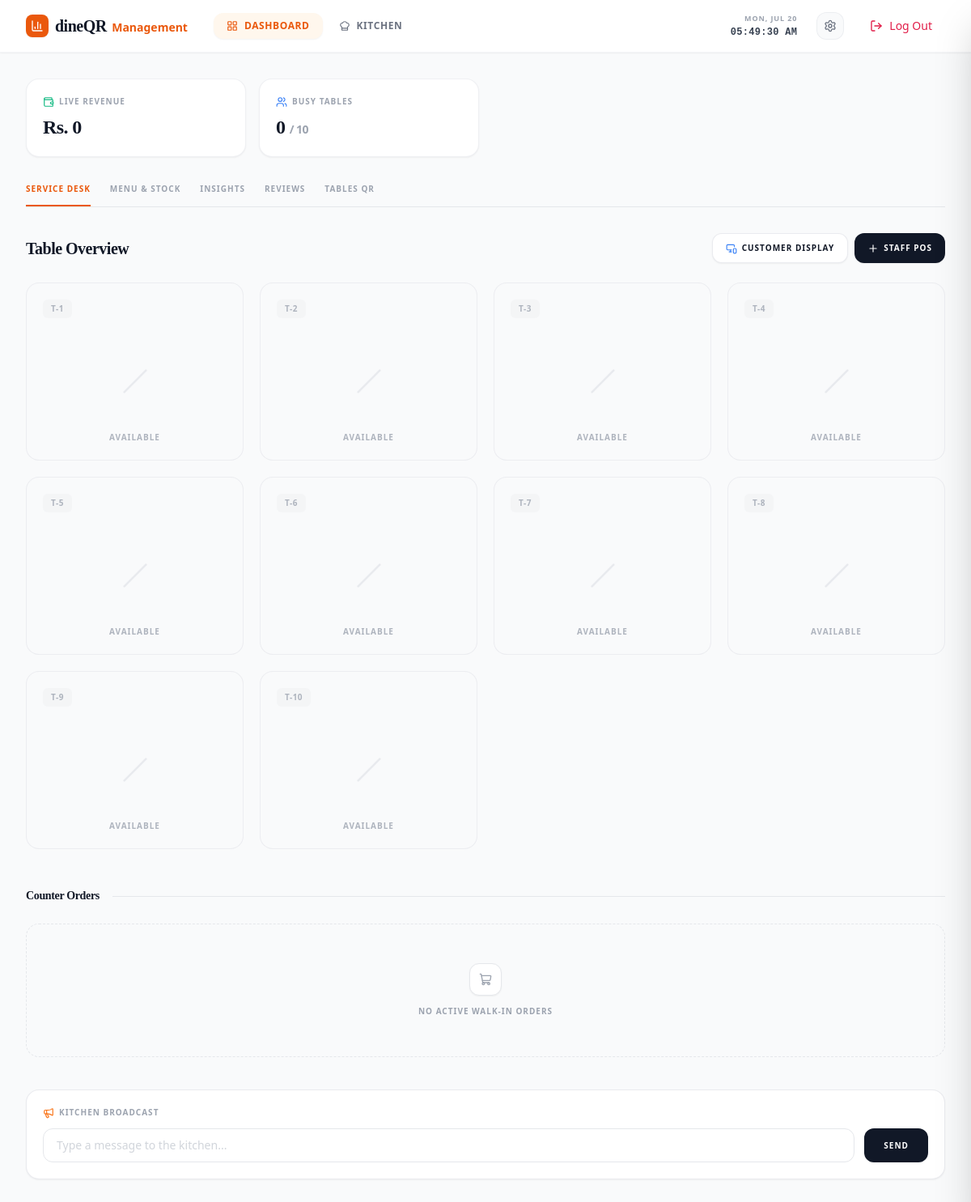
The app's page /management/ (signed in), older data.
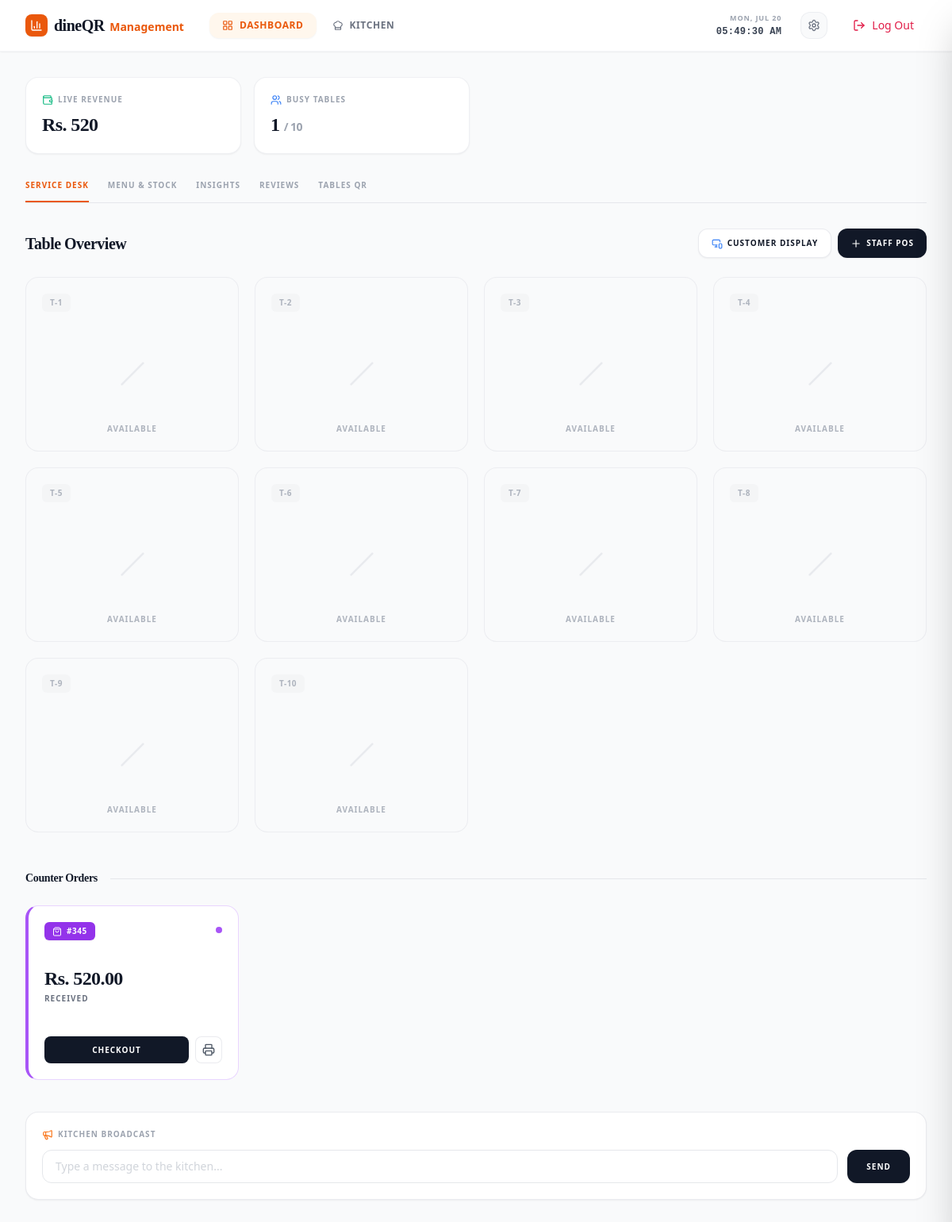
The same page, newer data.
### orders/models.py (models this page shows, shortened)
class Order(models.Model):
    id: int
    STATUS_CHOICES = [
        ("received", "Received"),
        ("preparing", "Preparing"),
        ("ready", "Ready"),
        ("completed", "Completed"),
        ("canceled", "Canceled"),
    ]
    table_number = models.IntegerField()
    status = models.CharField(max_length=20, choices=STATUS_CHOICES, default="received")
    total_price = models.DecimalField(max_digits=10, decimal_places=2, default=0.00)  # type: ignore
    is_paid = models.BooleanField(default=False)
    paid_at = models.DateTimeField(null=True, blank=True)
    paid_amount = models.DecimalField(max_digits=10, decimal_places=2, default=0.00)
    created_at = models.DateTimeField(auto_now_add=True)

### orders/views.py (the view, shortened to what this page needs)
# urls.py: path("management/", views.management_dashboard, name="management_dashboard"),
@user_passes_test(is_staff)
@login_required
def management_dashboard(request):
    is_management = (
        request.user.is_superuser
        or request.user.groups.filter(name__iexact='Management').exists()
        or request.user.username.lower() == 'management'
    )
    if not is_management:
        messages.error(request, "You do not have authorization to view the Management Dashboard.")
        return redirect('kitchen_dashboard')
    current_tab = request.GET.get("tab", "tables")
    sentiment_filter = request.GET.get("sentiment", "all")
    all_active_orders = Order.objects.exclude(status="completed")
    total_live_revenue = (
        all_active_orders.aggregate(Sum("total_price"))["total_price__sum"] or 0
    )
    busy_tables_count = all_active_orders.values("table_number").distinct().count()
    table_data = []
    insights_data = {}
    recent_reviews = []
    context = {}
    if current_tab in ["tables", "qr"]:
        walkin_orders = Order.objects.filter(table_number=0).exclude(status="completed").order_by('-created_at')
        for i in range(1, 11):
            active_orders = Order.objects.filter(table_number=i).exclude(status="completed")
            if active_orders.exists():
                total_bill = (
                    active_orders.aggregate(Sum("total_price"))["total_price__sum"] or 0
                )
                statuses = [o.status for o in active_orders]
                display_status = (
                    "ready"
                    if "ready" in statuses
                    else ("preparing" if "preparing" in statuses else "received")
                )
                table_data.append(
                    {
                        "number": i,
                        "status": display_status,
                        "total": total_bill,
                        "has_orders": True,
                    }
                )
            else:
                table_data.append(
                    {"number": i, "status": "empty", "total": 0, "has_orders": False}
                )
        context.update({"walkin_orders": walkin_orders})
    elif current_tab == "reviews":
        recent_reviews = Review.objects.all().order_by("-created_at")
        if sentiment_filter in ["positive", "neutral", "negative"]:
            recent_reviews = recent_reviews.filter(sentiment=sentiment_filter)
        recent_reviews = recent_reviews[:20]
    categories = Category.objects.prefetch_related("items").all()
    context.update(
        {
            "tables": table_data,
            "categories": categories,
            "current_tab": current_tab,
            "total_live_revenue": total_live_revenue,
            "busy_tables_count": busy_tables_count,
            "insights": insights_data,
            "recent_reviews": recent_reviews,
            "current_sentiment": sentiment_filter,
        }
    )
    return render(request, "orders/management_dashboard.html", context)

### orders/views.py (called while the page is built)
def is_staff(user):
    return (
        user.is_superuser
        or user.groups.filter(name__iexact="Staff").exists()
        or user.groups.filter(name__iexact="Management").exists()
        or user.groups.filter(name__iexact="Kitchen").exists()
        or user.username.lower() in ['kitchen', 'management']
    )

### templates/orders/management_dashboard.html (shortened to what the changed rows need)
{% load static %}
<!DOCTYPE html>
<html lang="en" class="scroll-smooth">
<head>
    <script src="https://cdn.tailwindcss.com"></script>
</head>
<body class="bg-gray-50 text-gray-900 font-sans antialiased min-h-screen">
    <main class="max-w-7xl mx-auto px-4 sm:px-6 lg:px-8 py-6 md:py-8">
        <div class="grid grid-cols-2 md:grid-cols-4 gap-4 mb-8">
            <div class="bg-white p-5 rounded-2xl border border-gray-200/60 shadow-sm flex flex-col justify-between">
                <p class="text-[10px] font-bold text-gray-400 uppercase mb-2 tracking-widest flex items-center gap-1.5"><i data-lucide="wallet" class="w-3.5 h-3.5 text-emerald-500"></i> Live Revenue</p>
                <p class="text-2xl font-serif font-bold text-gray-900 tracking-tight">Rs. {{ total_live_revenue|default:"0" }}</p>
            </div>
            <div class="bg-white p-5 rounded-2xl border border-gray-200/60 shadow-sm flex flex-col justify-between">
                <p class="text-[10px] font-bold text-gray-400 uppercase mb-2 tracking-widest flex items-center gap-1.5"><i data-lucide="users" class="w-3.5 h-3.5 text-blue-500"></i> Busy Tables</p>
                <p class="text-2xl font-serif font-bold text-gray-900 tracking-tight">{{ busy_tables_count|default:"0" }} <span class="text-sm font-sans text-gray-400">/ 10</span></p>
            </div>
        </div>
        {% if current_tab == 'tables' %}
            <div class="flex flex-col md:flex-row md:justify-between md:items-center mb-6 gap-4 animate-in fade-in duration-500">
                <h2 class="text-xl font-serif font-bold text-gray-900 tracking-tight">Table Overview</h2>
            </div>
            <div class="grid grid-cols-1 sm:grid-cols-2 lg:grid-cols-4 xl:grid-cols-5 gap-5 animate-in fade-in duration-500">
                {% for table in tables %}
                <div onclick="openTableDrawer({{ table.number }})" class="rounded-2xl p-5 border transition-all flex flex-col justify-between min-h-[220px] relative overflow-hidden cursor-pointer hover:shadow-md
                    {% if table.status == 'empty' %} bg-gray-50/50 border-gray-200/80 opacity-80 hover:border-gray-300
                    {% elif table.status == 'received' %} bg-white border-amber-200 border-l-4 border-l-amber-500
                    {% elif table.status == 'preparing' %} bg-white border-blue-200 border-l-4 border-l-blue-500
                    {% elif table.status == 'ready' %} bg-emerald-50/30 border-emerald-200 border-l-4 border-l-emerald-500 shadow-sm
                    {% endif %}">
                    <div class="flex justify-between items-start z-10 mb-4">
                        <span class="text-[10px] font-bold px-2.5 py-1 rounded-md uppercase tracking-wider
                            {% if table.status == 'empty' %} bg-gray-100 text-gray-400
                            {% elif table.status == 'received' %} bg-amber-50 text-amber-700 border border-amber-100
                            {% elif table.status == 'preparing' %} bg-blue-50 text-blue-700 border border-blue-100
                            {% elif table.status == 'ready' %} bg-emerald-50 text-emerald-700 border border-emerald-100
                            {% endif %}">
                            T-{{ table.number }}
                        </span>
                    </div>
                    {% if table.has_orders %}
                        <div class="mb-5 z-10 flex-grow flex flex-col justify-center">
                            <p class="text-2xl font-serif font-bold text-gray-900 tracking-tight leading-none">Rs. {{ table.total }}</p>
                            <p class="text-[10px] font-bold uppercase text-gray-500 mt-1.5 tracking-widest">{{ table.status }}</p>
                        </div>
                        <div class="flex flex-col gap-2 z-10">
                            <div class="flex gap-2">
                                <a href="{% url 'cart_detail' %}?table={{ table.number }}" onclick="event.stopPropagation();"
                                    class="w-full py-2 bg-gray-900 text-white text-[10px] font-bold rounded-lg shadow-sm hover:bg-gray-800 transition-all flex items-center justify-center gap-1.5 tracking-widest uppercase">
                                    <i data-lucide="calculator" class="w-3 h-3"></i> Bill
                                </a>
                                <a href="{% url 'table_bill' table.number %}" target="_blank" onclick="event.stopPropagation();"
                                    class="p-2 bg-white border border-gray-200/80 text-gray-600 rounded-lg hover:bg-gray-50 transition-all flex items-center justify-center" title="Print Bill">
                                    <i data-lucide="printer" class="w-4 h-4"></i>
                                </a>
                            </div>
                            <form action="{% url 'mark_table_paid' table.number %}" method="POST" class="w-full">
                                {% csrf_token %}
                                <button class="w-full py-2 bg-white border border-gray-200/80 text-gray-900 text-[9px] font-bold rounded-lg hover:bg-gray-50 transition-all tracking-widest uppercase">Clear Table</button>
                            </form>
                        </div>
                    {% else %}
                        <div class="flex-grow flex items-center justify-center">
                            <i data-lucide="slash" class="w-8 h-8 text-gray-200"></i>
                        </div>
                        <p class="text-center text-[10px] font-bold text-gray-400 uppercase tracking-widest">Available</p>
                    {% endif %}
                </div>
                {% endfor %}
            </div>
            <div class="mt-12 mb-6 flex items-center gap-4 animate-in fade-in duration-500">
                <h2 class="text-sm font-serif font-bold text-gray-900 tracking-tight">Counter Orders</h2>
            </div>
            <div class="grid grid-cols-1 sm:grid-cols-2 lg:grid-cols-4 xl:grid-cols-5 gap-5 animate-in fade-in duration-500">
                {% for order in walkin_orders %}
                <div onclick="openOrderDrawer({{ order.id }})" class="rounded-2xl p-5 border transition-all flex flex-col justify-between min-h-[220px] relative overflow-hidden cursor-pointer hover:shadow-md bg-white
                    {% if order.status == 'received' %} border-purple-200 border-l-4 border-l-purple-500
                    {% elif order.status == 'preparing' %} border-blue-200 border-l-4 border-l-blue-500
                    {% elif order.status == 'ready' %} border-emerald-200 border-l-4 border-l-emerald-500 shadow-sm bg-emerald-50/30
                    {% else %} border-gray-200/80 hover:border-gray-300 {% endif %}">
                    <div class="flex justify-between items-start z-10 mb-4">
                        <span class="text-[10px] font-bold px-2.5 py-1 rounded-md uppercase tracking-wider bg-purple-600 text-white shadow-sm flex items-center gap-1.5">
                            <i data-lucide="shopping-bag" class="w-3 h-3"></i> #{{ order.id }}
                        </span>
                        <span class="w-2 h-2 rounded-full mt-1.5
                            {% if order.status == 'ready' %} bg-emerald-500 animate-pulse {% elif order.status == 'preparing' %} bg-blue-500 {% else %} bg-purple-500 {% endif %}"></span>
                    </div>
                    <div class="mb-5 z-10 flex-grow flex flex-col justify-center">
                        <p class="text-2xl font-serif font-bold text-gray-900 tracking-tight leading-none">Rs. {{ order.total_price }}</p>
                        <p class="text-[10px] font-bold uppercase text-gray-500 mt-1.5 tracking-widest">{{ order.status }}</p>
                    </div>
                    <div class="flex gap-2 z-10">
                        <a href="{% url 'cart_detail' %}?order={{ order.id }}" onclick="event.stopPropagation();"
                            class="w-full py-2 bg-gray-900 text-white text-[10px] font-bold rounded-lg shadow-sm hover:bg-gray-800 transition-all flex items-center justify-center gap-1.5 tracking-widest uppercase">
                            Checkout
                        </a>
                        <a href="{% url 'single_order_bill' order.id %}" target="_blank" onclick="event.stopPropagation();"
                            class="p-2 bg-white border border-gray-200/80 text-gray-600 rounded-lg hover:bg-gray-50 transition-all flex items-center justify-center" title="Print Bill">
                            <i data-lucide="printer" class="w-4 h-4"></i>
                        </a>
                    </div>
                </div>
                {% empty %}
                <div class="col-span-full py-12 text-center bg-gray-50 rounded-2xl border border-dashed border-gray-200">
                    <div class="bg-white border border-gray-200 w-10 h-10 rounded-xl flex items-center justify-center mx-auto mb-3 shadow-sm text-gray-400">
                        <i data-lucide="shopping-cart" class="w-4 h-4"></i>
                    </div>
                    <p class="text-[10px] font-bold text-gray-400 uppercase tracking-widest">No active walk-in orders</p>
                </div>
                {% endfor %}
            </div>
        {% endif %}
    </main>
</body>
</html>

Row changes from the older to the newer data that the page shows:
added Order: id "345", total_price "520.00", status "RECEIVED"
Text that changed along with them:
{{ total_live_revenue|default:"0" }}: "0" → "520"
{{ busy_tables_count|default:"0" }}: "0" → "1"
text no longer shown: "NO ACTIVE WALK-IN ORDERS"
